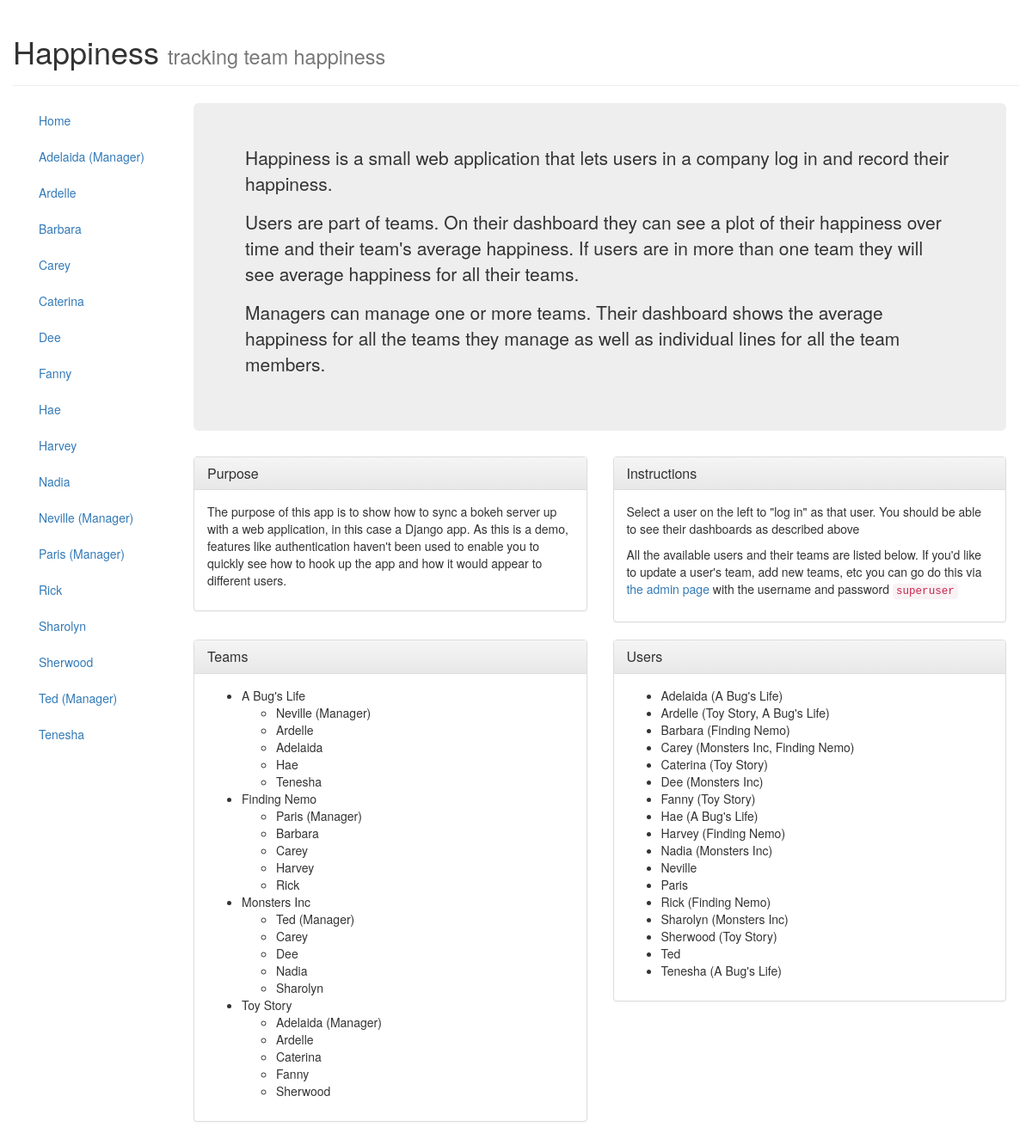
The page / on the database its author committed.
### happiness/models.py (models this page shows, shortened)
class Team(models.Model):
    name = models.CharField(max_length=20, unique=True)
    manager = models.OneToOneField(User)

class Employee(models.Model):
    user = models.OneToOneField(User)
    teams = models.ManyToManyField('happiness.Team')
    @property
    def teams_list(self):
        return ', '.join([team.name for team in self.teams.all()])

### happiness/views.py (the view)
# urls.py: url(r'^$', HomeView.as_view(), name='home'),
class HomeView(ContextMixin, TemplateView):
    template_name = 'happiness/home.html'

### happiness/views.py (called while the page is built)
    def get_context_data(self, *args, **kwargs):
        context = super(ContextMixin, self).get_context_data(*args, **kwargs)
        users = User.objects.filter(is_superuser=False).order_by('username')
        teams = Team.objects.all().order_by('name')
        context.update(all_users=users, all_teams=teams)
        return context

### happiness/templates/happiness/home.html (shortened to what this page needs)
{% extends "base.html" %}
{% block content %}
<div class="jumbotron">
  <p>Happiness is a small web application that lets users in a company log in and record
  their happiness.</p>
  <p>Users are part of teams.  On their dashboard they can see a plot of their happiness over time
  and their team's average happiness. If users are in more than one team they will see average
  happiness for all their teams.</p>
  <p>Managers can manage one or more teams. Their dashboard shows the average happiness for all the teams
  they manage as well as individual lines for all the team members.</p>
</div>
<div class="row">
  <div class="col-md-6">
    <div class="panel panel-default">
      <div class="panel-heading">
        <h3 class="panel-title">Purpose</h3>
      </div>
      <div class="panel-body">
        <p>The purpose of this app is to show how to sync a bokeh server up with a web application, in this
          case a Django app. As this is a demo, features like authentication haven't been used to
          enable you to quickly see how to hook up the app and how it would appear to different users.
      </div>
    </div>
  </div>
  <div class="col-md-6">
    <div class="panel panel-default">
      <div class="panel-heading">
        <h3 class="panel-title">Instructions</h3>
      </div>
      <div class="panel-body">
        <p>Select a user on the left to "log in" as that user. You should be able to see their dashboards as described above</p>
        <p>All the available users and their teams are listed below. If you'd like to update a user's
        team, add new teams, etc you can go do this via <a href="{% url 'admin:login' %}">the admin page</a> with the
        username and password <code>superuser</code></p>
      </div>
    </div>
  </div>
</div>
<div class="row">
  <div class="col-md-6">
    <div class="panel panel-default">
      <div class="panel-heading">
        <h3 class="panel-title">Teams</h3>
      </div>
      <div class="panel-body">
        <ul>
          {% for team in all_teams %}
            <li>{{ team.name }}
              <ul>
                <li>{{ team.manager.first_name }} (Manager)</li>
                {% for employee in team.employee_set.all %}
                  <li>{{ employee.user.first_name }}</li>
                {% endfor %}
              </ul>
            </li>
          {% endfor %}
      </div>
    </div>
  </div>
  <div class="col-md-6">
    <div class="panel panel-default">
      <div class="panel-heading">
        <h3 class="panel-title">Users</h3>
      </div>
      <div class="panel-body">
        <ul>
          {% for user in all_users %}
          <li>{{ user.first_name }} {% if user.employee.teams_list %}({{ user.employee.teams_list }}){% endif %}</li>
          {% endfor %}
      </div>
    </div>
  </div>
</div>
{% endblock content %}

### happiness/templates/base.html (shortened to what this page needs)
<!DOCTYPE html>
<html lang="en">
  <head>
    <link rel="stylesheet" href="https://maxcdn.bootstrapcdn.com/bootstrap/3.3.6/css/bootstrap.min.css">
    <link rel="stylesheet" href="https://maxcdn.bootstrapcdn.com/bootstrap/3.3.6/css/bootstrap-theme.min.css">
  </head>
  <body>
    <div class="container">
      <div class="row">
        <div class="page-header">
          <h1>Happiness <small> tracking team happiness</small></h1>
        </div>
      </div>
      <div class="row">
        <div class="col-xs-2">
          <ul class="nav nav-pills nav-stacked">
              <li role="presentation"><a href="{% url 'home' %}">Home</a></li>
            {% for u in all_users %}
              {% if dashboard == "team" %}
              <li role="presentation" {% if user.pk == u.pk %}class="active"{% endif %}><a href="{% url 'team' u.id %}">{{ u.first_name }} {% if u.team %} (Manager){% endif %}</a></li>
              {% else %}
              <li role="presentation" {% if user.pk == u.pk %}class="active"{% endif %}><a href="{% url 'individual' u.id %}">{{ u.first_name }} {% if u.team %} (Manager) {% endif %}</a></li>
              {% endif %}
            {% endfor %}
          </ul>
        </div>
        <div class="col-xs-10">
          {% block content %}
          {% endblock content %}
        </div>
    </div>
   </div>
  </body>
</html>

### rows shown on the page
Team: name "A Bug's Life", manager.first_name "Neville"
Employee: user.first_name "Ardelle"
Employee: user.first_name "Adelaida"
Employee: user.first_name "Hae"
Employee: user.first_name "Tenesha"
Team: name "Finding Nemo", manager.first_name "Paris"
Employee: user.first_name "Barbara"
Employee: user.first_name "Carey"
Employee: user.first_name "Harvey"
Employee: user.first_name "Rick"
Team: name "Monsters Inc", manager.first_name "Ted"
Employee: user.first_name "Dee"
Employee: user.first_name "Nadia"
Employee: user.first_name "Sharolyn"
Team: name "Toy Story", manager.first_name "Adelaida"
Employee: user.first_name "Caterina"
Employee: user.first_name "Fanny"
Employee: user.first_name "Sherwood"

### other values the page prints
{{ u.first_name }} "Adelaida"
{{ u.first_name }} "Ardelle"
{{ u.first_name }} "Barbara"
{{ u.first_name }} "Carey"
{{ u.first_name }} "Caterina"
{{ u.first_name }} "Dee"
{{ u.first_name }} "Fanny"
{{ u.first_name }} "Hae"
{{ u.first_name }} "Harvey"
{{ u.first_name }} "Nadia"
{{ u.first_name }} "Neville"
{{ u.first_name }} "Paris"
{{ u.first_name }} "Rick"
{{ u.first_name }} "Sharolyn"
{{ u.first_name }} "Sherwood"
